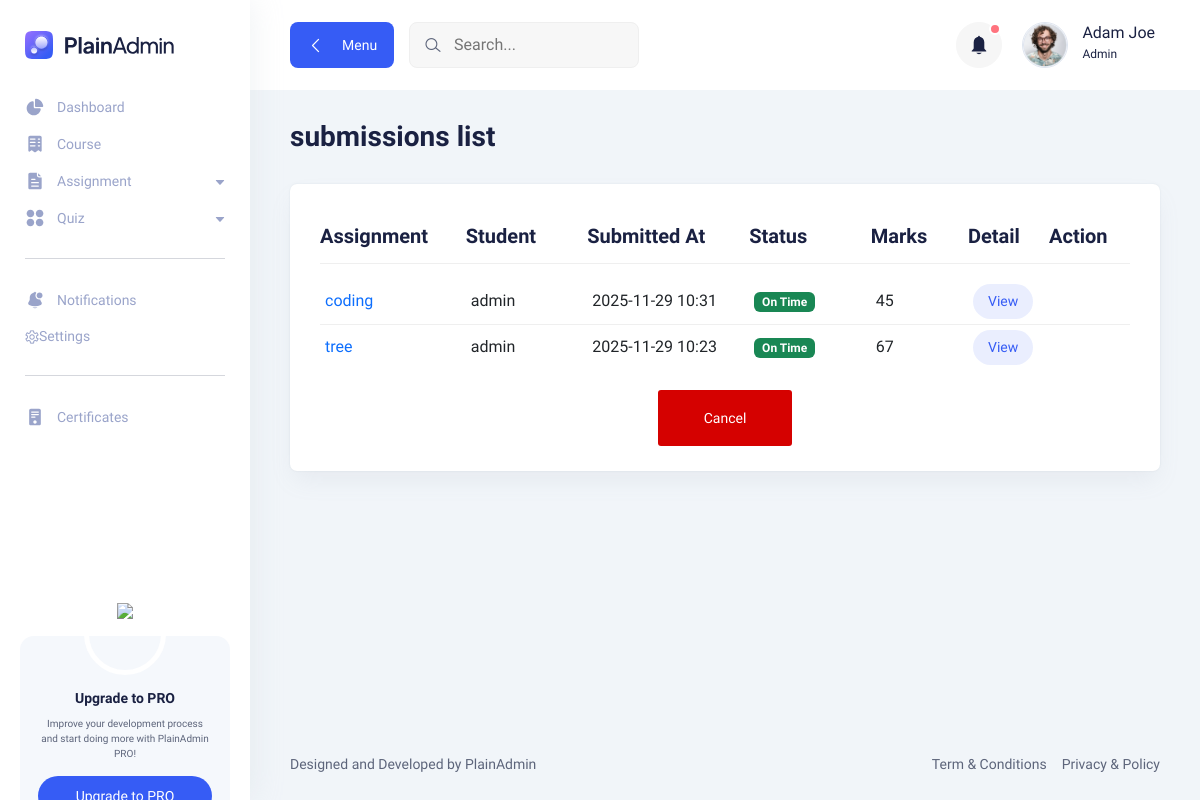
Page /submissions/ (signed in) on the committed database.
### learning_hub_app/models.py (models this page shows, shortened)
class AssignmentSubmission(models.Model):
    STATUS_CHOICES = (
        ('on_time', 'On Time'),
        ('late', 'Late')
    )
    assignment = models.ForeignKey('Assignment',on_delete=models.CASCADE,related_name='submissions')
    student = models.ForeignKey(settings.AUTH_USER_MODEL,on_delete=models.CASCADE,related_name='submissions')
    submitted_at = models.DateTimeField(default=timezone.now)
    file = models.FileField(upload_to='submissions/',blank=True,null=True)
    mark_awarded = models.PositiveBigIntegerField(blank=True,null=True)
    answer_text = models.TextField(blank=True,null=True)
    status = models.CharField(max_length=10,choices=STATUS_CHOICES,default='on_time')
    graded_by = models.ForeignKey(settings.AUTH_USER_MODEL, on_delete=models.SET_NULL,null=True,blank=True,related_name='graded_submission')
    graded_at = models.DateTimeField(null=True, blank=True)
    feedback = models.TextField(blank=True,null=True)
    class Meta:
        ordering = ['-submitted_at']
        unique_together = ('assignment', 'student')

class Assignment(models.Model):
    chapter = models.ForeignKey('Chapter',on_delete=models.CASCADE,related_name='assignments')
    title = models.CharField(max_length=100)
    description = models.TextField(blank=True,null=True)
    due_date = models.DateField(null=True,blank=True)
    marks = models.PositiveBigIntegerField(default=0)
    file = models.FileField(upload_to='assignments/',blank=True,null=True)

class User(AbstractUser):
    USER_ROLES = (
        ('student', 'Student'),
        ('teacher', 'Teacher'),
        ('admin', 'Admin'),
    )
    role = models.CharField(max_length=20, choices=USER_ROLES, default='student')
    phone_no = models.BigIntegerField(null=True, blank=True)   # optional phone number

### learning_hub_app/views.py (the view)
# urls.py: path("submissions/",  submission_list, name='submissions'),
@login_required
def submission_list(request):
    if request.user.role == 'teacher':
        submissions = AssignmentSubmission.objects.select_related('assignment','student').all()
    else:
        submissions = AssignmentSubmission.objects.filter(student=request.user).select_related('assignment')
    return render(request,"submissions/submission_list.html",{'submissions':submissions})

### learning_hub_app/templates/submissions/submission_list.html (shortened to what this page needs)
{% extends 'submissions/basefile.html' %}
{% block body %}
      <section class="table-components">
        <div class="container-fluid">
          <div class="title-wrapper pt-30">
            <div class="row align-items-center">
              <div class="col-md-6">
                <div class="title">
                  <h2>submissions list</h2>
                </div>
              </div>
              <div class="col-md-6">
                <div class="breadcrumb-wrapper">
                </div>
              </div>
            </div>
          </div>
          <div class="tables-wrapper">
            <div class="row">
              <div class="col-lg-12">
                <div class="card-style mb-30">
                  <div class="table-wrapper table-responsive">
                    <table class="table">
                      <thead>
                        <tr>
                          <th style="width:18%;">
                            <h4>Assignment</h4>
                          </th>
                          <th style="width:15%;">
                            <h4>Student</h4>
                          </th>
                          <th style="width:20%;">
                            <h4>Submitted At</h4>
                          </th>
                          <th style="width:15%;">
                            <h4>Status</h4>
                          </th>
                          <th style="width:12%;">
                            <h4>Marks</h4>
                          </th>
                          <th style="width:10%;">
                            <h4>Detail</h4>
                          </th>
                          <th style="width:10%;">
                            <h4>Action</h4>
                          </th>
                        </tr>
                      </thead>
                      <tbody>
                        {% for s in submissions %}
                        <tr>
                          <td class="min-width">
                            <a href="{% url 'submission_view' s.assignment.id %}">
                              {{ s.assignment.title }}
                            </a>
                          </td>
                          <td class="min-width">
                            {{ s.student.username }}
                          </td>
                          <td class="min-width">
                            {{ s.submitted_at|date:'Y-m-d H:i' }}
                          </td>
                          <td class="min-width">
                            {% if s.status == 'late' %}
                              <span class="badge bg-danger">Late</span>
                            {% else %}
                              <span class="badge bg-success">On Time</span>
                            {% endif %}
                          </td>
                          <td class="min-width">
                            {% if s.mark_awarded is not None %}
                              {{ s.mark_awarded }}
                            {% else %}
                              <span class="text-muted">Not Graded</span>
                            {% endif %}
                          </td>
                          <td class="min-width">
                            <a href="{% url 'submission_view' s.id %}" class="status-btn active-btn">View</a>
                          </td>
                          <td>
                          </td>
                        </tr>
                        {% empty %}
                        <tr>
                          <td colspan="7">No submission yet.</td>
                        </tr>
                        {% endfor %}
                      </tbody>
                    </table>
                    <div class="d-flex justify-content-center mt-4">
                        <a href="{% url 'submissions' %}" class="main-btn danger-btn btn-hover">Cancel</a>
                    </div>
                  </div>
                </div>
              </div>
            </div>
          </div>
        </div>
      </section>
{% endblock %}

### static/assets/css/fullcalendar.css (style rules this page uses)
:root { --fc-daygrid-event-dot-width:8px;--fc-list-event-dot-width:10px;--fc-list-event-hover-bg-color:#f5f5f5 }

### rows in the picture
AssignmentSubmission: assignment "coding", student.username "admin", submitted_at "2025-11-29 10:31", status "On Time", mark_awarded "45"
AssignmentSubmission: assignment "tree", student.username "admin", submitted_at "2025-11-29 10:23", status "On Time", mark_awarded "67"
